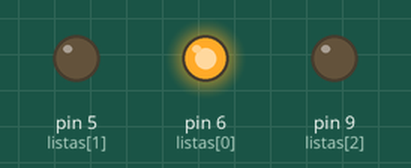
This sketch was run on a simulated Arduino Uno, built with avr-gcc and run on an emulated ATmega328P. On the bench: output pins drawn as LEDs (lit = HIGH).

Above: at 0.2 s.
At 1.2 s:
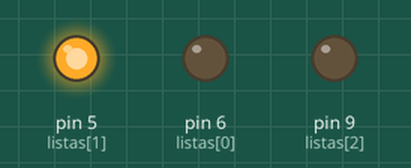
At 2.2 s:
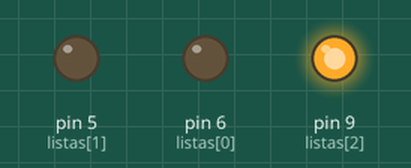
At 3.7 s:
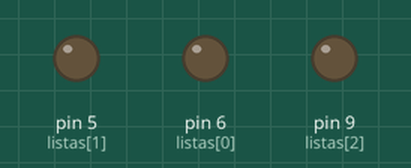
Timing chart, 0 to 6.5 s (numbered marks = the images above):
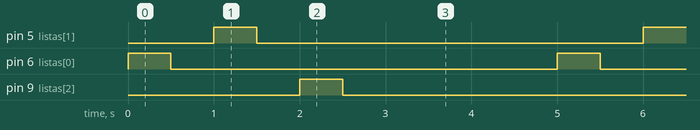

The sketch:

_1.1_listas.ino
```cpp
int listas[]={6,5,9,13,2};
int contador=0;
void setup() {
  pinMode(listas[0],OUTPUT);
 pinMode(listas[1],OUTPUT);
  pinMode(listas[2],OUTPUT);
}

void loop() {
  digitalWrite(listas[contador],1);
  delay(500);
  digitalWrite(listas[contador],0);
  delay(500);
  contador++;
  if(contador>4){
    contador=0;
  }

}
```

Measured:
- by itself, pin 5 (listas[1]), pin 6 (listas[0]), pin 9 (listas[2]): alternates HIGH for 0.50 s and LOW for 4.5 s
- by itself, everything shown: repeats every 5.0 s, in 6 steps
